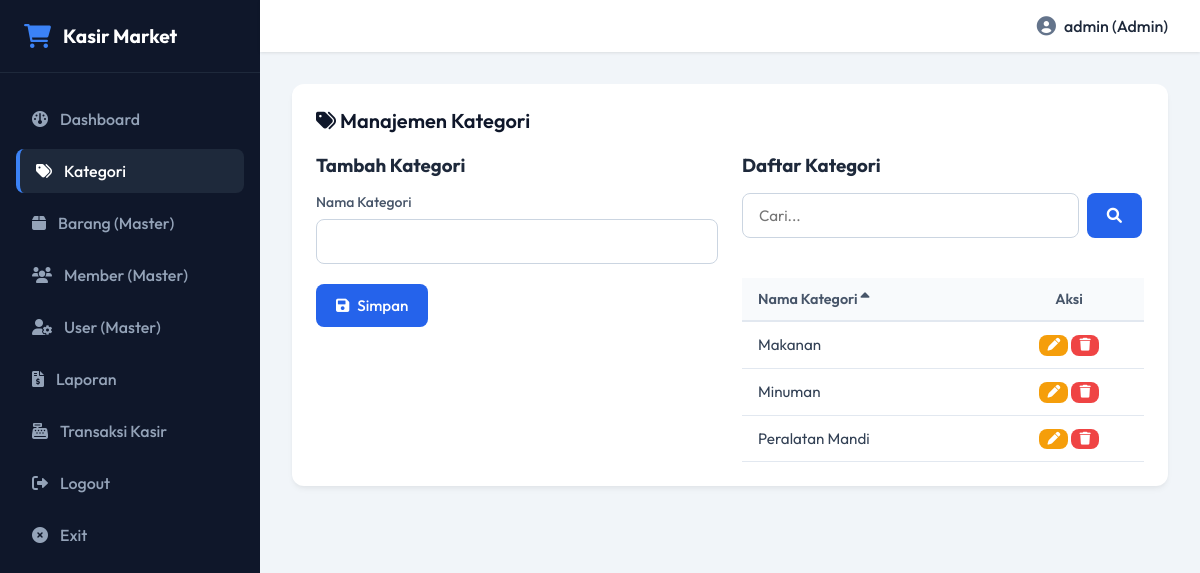
/index.php?page=kategori (signed in), run on the app's committed database.
### tables this page shows
CREATE TABLE IF NOT EXISTS kategori (
    id_kategori INT AUTO_INCREMENT PRIMARY KEY,
    nama_kategori VARCHAR(100) NOT NULL UNIQUE
);

### controllers/Controller.php (called while the page is built, shortened)
<?php
require_once __DIR__ . '/../models/Model.php';
class Controller {
    private $model;
    public function __construct() {
        $this->model = new Model();
    }
    public function kategori() {
        $query = trim($_GET['search'] ?? '');
        $order_by = $_GET['sort'] ?? 'nama_kategori';
        $direction = $_GET['dir'] ?? 'ASC';
        $kategori_list = $this->model->searchAndSort('kategori', ['nama_kategori'], $query, $order_by, $direction);
        require __DIR__ . '/../views/kategori.php';
    }
}

### models/Model.php (called while the page is built, shortened)
<?php
require_once __DIR__ . '/../config/database.php';
class Model {
    protected $db;
    public function __construct() {
        $database = new Database();
        $this->db = $database->getConnection();
    }
    public function searchAndSort($table, $search_cols = [], $query = '', $order_by = null, $direction = 'ASC') {
        $sql = "SELECT * FROM $table";
        $params = [];
        if ($order_by) {
            $sql .= " ORDER BY $order_by $direction";
        }
        $stmt = $this->db->prepare($sql);
        $stmt->execute($params);
        return $stmt->fetchAll();
    }
}

### config/database.php (called while the page is built, shortened)
<?php
class Database {
    private $host = '127.0.0.1';
    private $port = '3306';
    private $db = 'db_minimarket';
    private $user = 'root';
    private $pass = '';
    public function getConnection() {
        $this->conn = null;
        try {
            $this->conn = new PDO("mysql:host=" . $this->host . ";port=" . $this->port, $this->user, $this->pass);
            $this->conn->setAttribute(PDO::ATTR_ERRMODE, PDO::ERRMODE_EXCEPTION);
            $this->conn->exec("CREATE DATABASE IF NOT EXISTS " . $this->db);
            $this->conn->exec("USE " . $this->db);
            $this->conn->setAttribute(PDO::ATTR_DEFAULT_FETCH_MODE, PDO::FETCH_ASSOC);
            $stmt = $this->conn->query("SHOW TABLES LIKE 'user'");
        } catch(PDOException $e) {
            die("Connection error: " . $e->getMessage());
        }
        return $this->conn;
    }
}

### views/kategori.php (the view, shortened to what this page needs)
<?php require_once __DIR__ . '/layout/header.php'; ?>
<div class="card">
    <div class="card-title">
        <span><i class="fa-solid fa-tags"></i> Manajemen Kategori</span>
    </div>
    <div class="grid-cols-2">
        <div>
            <h3><?php echo isset($_GET['edit_id']) ? 'Edit Kategori' : 'Tambah Kategori'; ?></h3>
            <form action="index.php?page=kategori&action=<?php echo isset($_GET['edit_id']) ? 'edit' : 'create'; ?>" method="POST" style="margin-top: 1rem;">
                <div class="form-group">
                    <label for="nama_kategori">Nama Kategori</label>
                    <input type="text" name="nama_kategori" id="nama_kategori" class="form-input" value="<?php echo isset($edit_cat) ? htmlspecialchars($edit_cat['nama_kategori']) : ''; ?>" required autocomplete="off">
                </div>
                <button type="submit" class="btn btn-primary">
                    <i class="fa-solid fa-save"></i> Simpan
                </button>
            </form>
        </div>
        <div>
            <h3>Daftar Kategori</h3>
            <div class="search-sort-bar" style="margin-top: 1rem;">
                <form action="index.php" method="GET" class="search-form">
                    <input type="text" name="search" class="form-input" placeholder="Cari..." value="<?php echo htmlspecialchars($query); ?>">
                    <button type="submit" class="btn btn-primary"><i class="fa-solid fa-magnifying-glass"></i></button>
                </form>
            </div>
            <div class="table-responsive">
                <table>
                    <thead>
                        <tr>
                            <th>
                                <a href="index.php?page=kategori&search=<?php echo urlencode($query); ?>&sort=nama_kategori&dir=<?php echo $order_by === 'nama_kategori' && $direction === 'ASC' ? 'DESC' : 'ASC'; ?>" style="text-decoration: none; color: inherit;">
                                    Nama Kategori <i class="fa-solid <?php echo $order_by === 'nama_kategori' ? ($direction === 'ASC' ? 'fa-sort-up' : 'fa-sort-down') : 'fa-sort'; ?>"></i>
                                </a>
                            </th>
                            <th style="width: 150px; text-align: center;">Aksi</th>
                        </tr>
                    </thead>
                    <tbody>
                        <?php if (empty($kategori_list)): ?>
                            <tr>
                                <td colspan="2" style="text-align: center;">Tidak ada data.</td>
                            </tr>
                        <?php else: ?>
                            <?php foreach ($kategori_list as $kategori): ?>
                                <tr>
                                    <td><?php echo htmlspecialchars($kategori['nama_kategori']); ?></td>
                                    <td style="text-align: center;">
                                        <a href="index.php?page=kategori&edit_id=<?php echo $kategori['id_kategori']; ?>&search=<?php echo urlencode($query); ?>" class="btn btn-warning btn-sm" style="padding: 0.25rem 0.5rem; font-size: 0.8rem;">
                                            <i class="fa-solid fa-pen"></i>
                                        </a>
                                        <a href="index.php?page=kategori&action=delete&id=<?php echo $kategori['id_kategori']; ?>" class="btn btn-danger btn-sm" style="padding: 0.25rem 0.5rem; font-size: 0.8rem;" onclick="return confirm('Hapus kategori ini?');">
                                            <i class="fa-solid fa-trash"></i>
                                        </a>
                                    </td>
                                </tr>
                            <?php endforeach; ?>
                        <?php endif; ?>
                    </tbody>
                </table>
            </div>
        </div>
    </div>
</div>
<?php require_once __DIR__ . '/layout/footer.php'; ?>

### assets/css/style.css (style rules this page uses)
* { margin: 0; padding: 0; box-sizing: border-box; font-family: 'Outfit', sans-serif; }
body { background-color: #f1f5f9; color: #1e293b; min-height: 100vh; display: flex; }
.form-group { margin-bottom: 1.25rem; }
.form-group label { display: block; font-size: 0.875rem; font-weight: 500; margin-bottom: 0.5rem; color: #475569; }
.form-input { width: 100%; padding: 0.75rem 1rem; border: 1px solid #cbd5e1; border-radius: 8px; font-size: 0.95rem; background-color: #ffffff; color: #1e293b; transition: all 0.2s ease-in-out; }
.btn { display: inline-flex; align-items: center; justify-content: center; gap: 0.5rem; padding: 0.75rem 1.25rem; border-radius: 8px; font-weight: 500; font-size: 0.95rem; border: none; cursor: pointer; transition: all 0.2s; text-decoration: none; }
.btn-primary { background-color: #2563eb; color: #ffffff; }
.btn-danger { background-color: #ef4444; color: #ffffff; }
.btn-warning { background-color: #f59e0b; color: #ffffff; }
.card { background-color: #ffffff; border-radius: 12px; padding: 1.5rem; box-shadow: 0 4px 6px -1px rgba(0, 0, 0, 0.05), 0 2px 4px -1px rgba(0, 0, 0, 0.03); margin-bottom: 2rem; }
.card-title { font-size: 1.25rem; font-weight: 600; color: #0f172a; margin-bottom: 1.25rem; display: flex; align-items: center; justify-content: space-between; }
.table-responsive { width: 100%; overflow-x: auto; }
table { width: 100%; border-collapse: collapse; margin-top: 1rem; text-align: left; }
th { background-color: #f8fafc; color: #475569; font-weight: 600; padding: 0.75rem 1rem; border-bottom: 2px solid #e2e8f0; font-size: 0.9rem; }
td { padding: 0.75rem 1rem; border-bottom: 1px solid #e2e8f0; color: #334155; font-size: 0.95rem; vertical-align: middle; }
.search-sort-bar { display: flex; justify-content: space-between; align-items: center; gap: 1rem; margin-bottom: 1.5rem; flex-wrap: wrap; }
.search-form { display: flex; gap: 0.5rem; flex-grow: 1; max-width: 400px; }
.grid-cols-2 { display: grid; grid-template-columns: 1fr 1fr; gap: 1.5rem; }

### data on the page
kategori: nama_kategori "Makanan"
kategori: nama_kategori "Minuman"
kategori: nama_kategori "Peralatan Mandi"

### other printed values
$_SESSION['user']['username'] "admin"
$_SESSION['user']['role'] "Admin"
